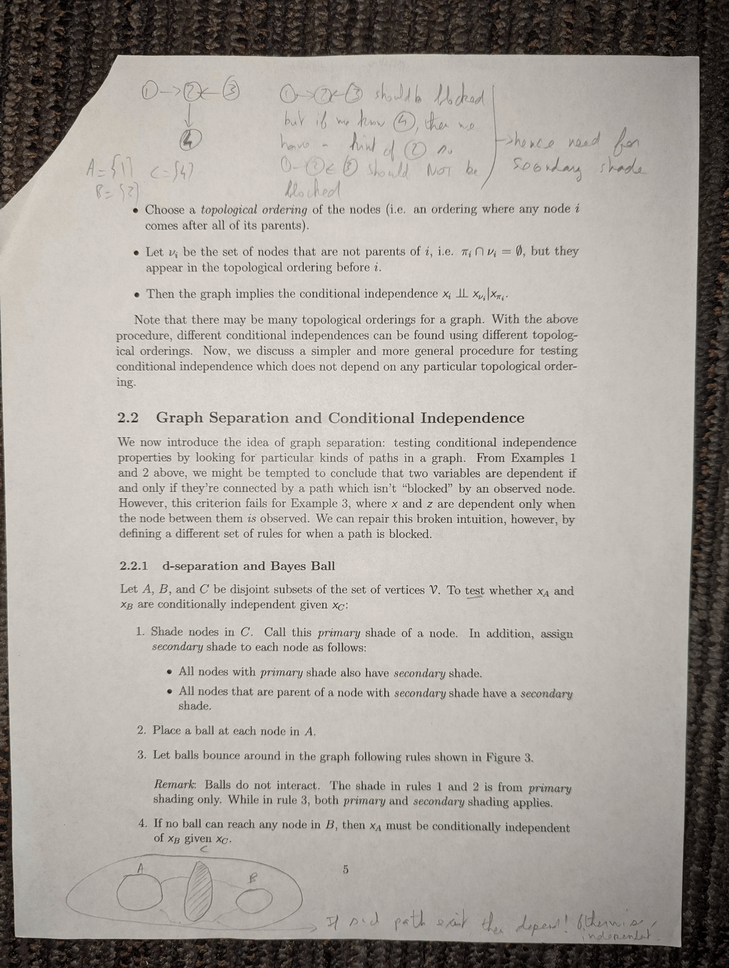
#> input picture tests/fixtures/test_image.png, 729 x 968 px, shrunk from 2364 x 3139 before the run
$ python -i image_enhancer.py   (imports and definitions only)
#> lines starting #> are read from the running program, lines starting #| are printed output that depends on the picture
#> further down, picture is the input picture: shape (968, 729, 3); mean B, G, R 157.2, 163, 168.4
"""
Fonctions pour l'amélioration automatique de la qualité des images.
"""
import cv2
import numpy as np

def enhance_contrast_clahe(image: np.ndarray) -> np.ndarray:
    """
    Améliore le contraste d'une image en couleur ou en niveaux de gris en utilisant CLAHE.

    Args:
        image: Image en format OpenCV (BGR ou grayscale)

    Returns:
        Image améliorée en format BGR
    """
    if len(image.shape) < 3 or image.shape[2] == 1:
        gray = image.copy()
        if len(gray.shape) == 3:
             gray = cv2.cvtColor(gray, cv2.COLOR_BGR2GRAY)
        clahe = cv2.createCLAHE(clipLimit=2.0, tileGridSize=(8, 8))
        enhanced_gray = clahe.apply(gray)
        return cv2.cvtColor(enhanced_gray, cv2.COLOR_GRAY2BGR)

    lab_image = cv2.cvtColor(image, cv2.COLOR_BGR2LAB)
#> lab_image: shape (968, 729, 3); mean of channels 0, 1, 2 169.3, 129.1, 131.9
    l_channel, a_channel, b_channel = cv2.split(lab_image)

    clahe = cv2.createCLAHE(clipLimit=2.0, tileGridSize=(8, 8))
    l_channel_enhanced = clahe.apply(l_channel)
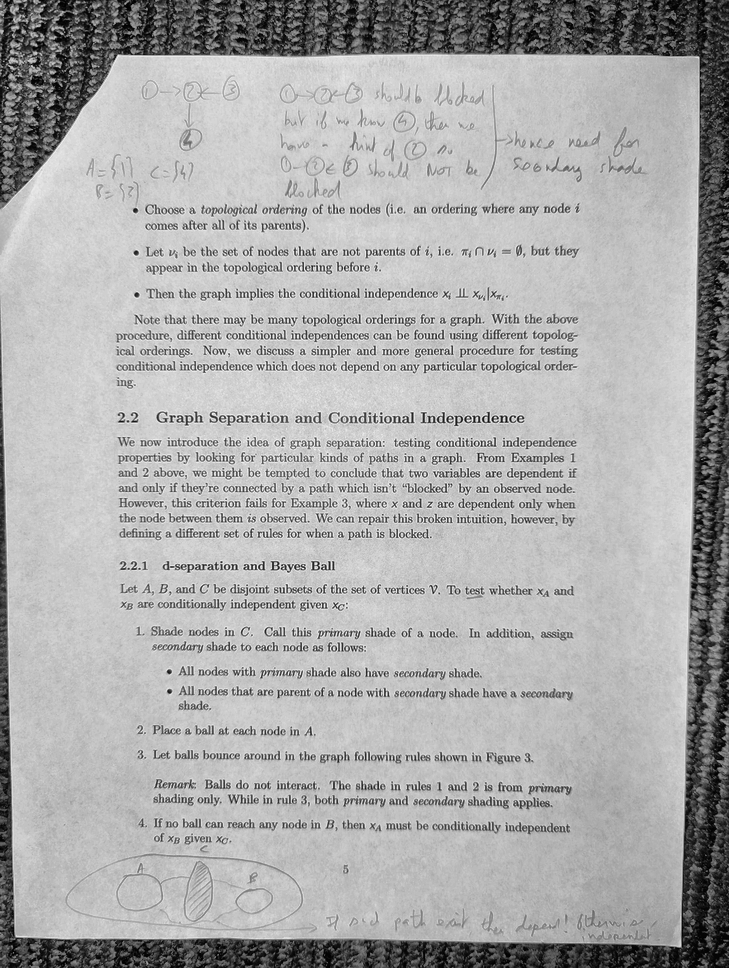
#> l_channel_enhanced: shape (968, 729); min 0, max 254, mean 171.5

    lab_image_enhanced = cv2.merge((l_channel_enhanced, a_channel, b_channel))
#> lab_image_enhanced: shape (968, 729, 3); mean of channels 0, 1, 2 171.5, 129.1, 131.9
    enhanced_image = cv2.cvtColor(lab_image_enhanced, cv2.COLOR_LAB2BGR)

    return enhanced_image

>>> import cv2
>>> picture = cv2.imread('../../tests/fixtures/test_image.png')
>>> result = enhance_contrast_clahe(picture)
